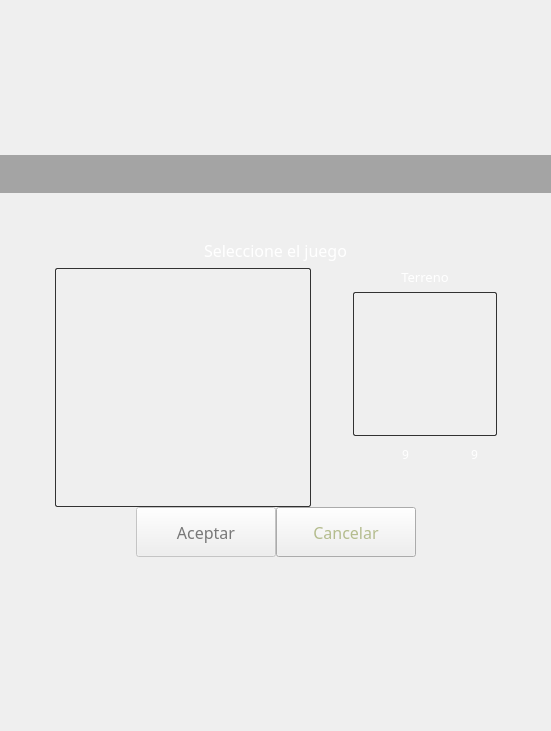
<?xml version="1.0" encoding="UTF-8"?>
<ui version="4.0">
 <class>FormJoinGame</class>
 <widget class="QWidget" name="FormJoinGame">
  <property name="geometry">
   <rect>
    <x>0</x>
    <y>0</y>
    <width>551</width>
    <height>731</height>
   </rect>
  </property>
  <property name="windowTitle">
   <string>Form</string>
  </property>
  <property name="styleSheet">
   <string notr="true">QTextEdit{	
	padding: 4px 2px 0px 8px;
	color: rgb(255, 255, 255);
}
QWidget:disabled{
	color: rgb(120, 120,120);
}
QPushButton:disabled{
	border-image: url(:/stylesheet/button_disabled.png);
}
/*PushButton*/
QPushButton{
	color: rgb(180, 188, 142);
	border-image: url(:/stylesheet/button.png);
}
QPushButton:hover, QPushButton:focus{	
	color: rgb(255, 255, 255);	
	border-image: url(:/stylesheet/button_hover.png);
}
QPushButton:pressed{
	padding-top: 2px;
	border-image: url(:/stylesheet/button_pressed.png);
}

QLabel{
	color: rgb(255, 255, 255);
}
#_l_terrain{
	border: 1px solid rgb(50, 50, 50);
	border-radius: 2px;
	background-color: rgba(255, 255, 255, 5);
}

QScrollBar:vertical {
    border: 1px solid grey;
	background-color: rgba(170, 170, 127, 100);
	border-radius:2px;
    width: 20px;
    margin: 22px 0 22px 0;
  }
  QScrollBar::handle:vertical {
	image: url(:/stylesheet/slider_handle.png);
	width: 15 px;
	height: 15 px;
  }

  QScrollBar::add-line:vertical {
	border: 1px solid rgb(170, 170, 127);
	color: rgba(170, 170, 127, 100);
	border-radius:2px;
	height: 20px;
	subcontrol-position: bottom;
	subcontrol-origin: margin;
  }

  QScrollBar::sub-line:vertical {
	border: 1px solid rgb(170, 170, 127);
	color: rgba(170, 170, 127, 100);
	border-radius:2px;
	height: 20px;
	subcontrol-position: top;
	subcontrol-origin: margin;
  }

  QScrollBar::up-arrow:vertical, QScrollBar::down-arrow:vertical {
	width: 15px;
	height: 15px;
	image: url(:/stylesheet/down_arrow.png);	
  }

  QScrollBar::up-arrow:vertical{
	image: url(:/stylesheet/up_arrow.png);	
  }

  QScrollBar::add-page:vertical, QScrollBar::sub-page:vertical {
      background: none;
  }
QListView{	
	color: rgb(255, 255, 255);	
	padding:8px;
	border: 1px solid rgb(50, 50, 50);
	border-radius: 2px;
	background-color: rgba(255, 255, 255, 5);
}
QListView::item:selected{	
	color: rgb(255, 255, 255);
	background-color:rgb(255, 255, 255);
}
QListView::item:selected, QListView::item:selected:hover{
	background-color: rgba(180, 190, 140, 40);
}
QListView::item:hover{
	background-color: rgba(180, 190, 140, 20);
}
#_w_title{	
	background-color: rgba(0, 0, 0, 80);
}</string>
  </property>
  <layout class="QVBoxLayout" name="verticalLayout">
   <property name="spacing">
    <number>0</number>
   </property>
   <property name="leftMargin">
    <number>0</number>
   </property>
   <property name="topMargin">
    <number>0</number>
   </property>
   <property name="rightMargin">
    <number>0</number>
   </property>
   <property name="bottomMargin">
    <number>0</number>
   </property>
   <item>
    <spacer name="verticalSpacer_4">
     <property name="orientation">
      <enum>Qt::Vertical</enum>
     </property>
     <property name="sizeHint" stdset="0">
      <size>
       <width>20</width>
       <height>40</height>
      </size>
     </property>
    </spacer>
   </item>
   <item>
    <widget class="QWidget" name="_w_title" native="true">
     <layout class="QHBoxLayout" name="horizontalLayout_15">
      <item>
       <spacer name="horizontalSpacer_19">
        <property name="orientation">
         <enum>Qt::Horizontal</enum>
        </property>
        <property name="sizeHint" stdset="0">
         <size>
          <width>40</width>
          <height>20</height>
         </size>
        </property>
       </spacer>
      </item>
      <item>
       <widget class="QLabel" name="label">
        <property name="text">
         <string/>
        </property>
        <property name="pixmap">
         <pixmap resource="../resources/resources.qrc">:/stylesheet/join_game.png</pixmap>
        </property>
       </widget>
      </item>
      <item>
       <spacer name="horizontalSpacer_20">
        <property name="orientation">
         <enum>Qt::Horizontal</enum>
        </property>
        <property name="sizeHint" stdset="0">
         <size>
          <width>40</width>
          <height>20</height>
         </size>
        </property>
       </spacer>
      </item>
     </layout>
    </widget>
   </item>
   <item>
    <spacer name="verticalSpacer_7">
     <property name="orientation">
      <enum>Qt::Vertical</enum>
     </property>
     <property name="sizeType">
      <enum>QSizePolicy::Minimum</enum>
     </property>
     <property name="sizeHint" stdset="0">
      <size>
       <width>20</width>
       <height>20</height>
      </size>
     </property>
    </spacer>
   </item>
   <item>
    <layout class="QHBoxLayout" name="horizontalLayout_4">
     <property name="spacing">
      <number>0</number>
     </property>
     <item>
      <spacer name="horizontalSpacer_5">
       <property name="orientation">
        <enum>Qt::Horizontal</enum>
       </property>
       <property name="sizeHint" stdset="0">
        <size>
         <width>40</width>
         <height>20</height>
        </size>
       </property>
      </spacer>
     </item>
     <item>
      <widget class="QLabel" name="label_5">
       <property name="text">
        <string/>
       </property>
       <property name="pixmap">
        <pixmap resource="../resources/resources.qrc">:/menu/menu_top.png</pixmap>
       </property>
      </widget>
     </item>
     <item>
      <spacer name="horizontalSpacer_6">
       <property name="orientation">
        <enum>Qt::Horizontal</enum>
       </property>
       <property name="sizeHint" stdset="0">
        <size>
         <width>40</width>
         <height>20</height>
        </size>
       </property>
      </spacer>
     </item>
    </layout>
   </item>
   <item>
    <widget class="QLabel" name="label_4">
     <property name="minimumSize">
      <size>
       <width>0</width>
       <height>35</height>
      </size>
     </property>
     <property name="font">
      <font>
       <family>Revue BT</family>
       <pointsize>12</pointsize>
      </font>
     </property>
     <property name="text">
      <string>Seleccione el juego</string>
     </property>
     <property name="alignment">
      <set>Qt::AlignCenter</set>
     </property>
    </widget>
   </item>
   <item>
    <layout class="QHBoxLayout" name="horizontalLayout_6">
     <property name="spacing">
      <number>6</number>
     </property>
     <item>
      <spacer name="horizontalSpacer_11">
       <property name="orientation">
        <enum>Qt::Horizontal</enum>
       </property>
       <property name="sizeHint" stdset="0">
        <size>
         <width>40</width>
         <height>20</height>
        </size>
       </property>
      </spacer>
     </item>
     <item>
      <widget class="QListView" name="_lv_games">
       <property name="minimumSize">
        <size>
         <width>150</width>
         <height>186</height>
        </size>
       </property>
       <property name="font">
        <font>
         <family>Revue BT</family>
         <pointsize>10</pointsize>
        </font>
       </property>
       <property name="verticalScrollBarPolicy">
        <enum>Qt::ScrollBarAsNeeded</enum>
       </property>
       <property name="horizontalScrollBarPolicy">
        <enum>Qt::ScrollBarAlwaysOff</enum>
       </property>
       <property name="editTriggers">
        <set>QAbstractItemView::NoEditTriggers</set>
       </property>
      </widget>
     </item>
     <item>
      <widget class="QLabel" name="label_2">
       <property name="minimumSize">
        <size>
         <width>30</width>
         <height>220</height>
        </size>
       </property>
       <property name="maximumSize">
        <size>
         <width>30</width>
         <height>220</height>
        </size>
       </property>
       <property name="text">
        <string/>
       </property>
       <property name="pixmap">
        <pixmap resource="../resources/resources.qrc">:/menu/menu_middle_vertical.png</pixmap>
       </property>
       <property name="scaledContents">
        <bool>true</bool>
       </property>
      </widget>
     </item>
     <item>
      <layout class="QVBoxLayout" name="verticalLayout_2">
       <item>
        <widget class="QLabel" name="_l_terrain_text">
         <property name="maximumSize">
          <size>
           <width>150</width>
           <height>16777215</height>
          </size>
         </property>
         <property name="font">
          <font>
           <family>Revue BT</family>
           <pointsize>10</pointsize>
          </font>
         </property>
         <property name="text">
          <string>Terreno</string>
         </property>
         <property name="alignment">
          <set>Qt::AlignCenter</set>
         </property>
        </widget>
       </item>
       <item>
        <widget class="QLabel" name="_l_terrain">
         <property name="minimumSize">
          <size>
           <width>144</width>
           <height>144</height>
          </size>
         </property>
         <property name="maximumSize">
          <size>
           <width>144</width>
           <height>144</height>
          </size>
         </property>
         <property name="font">
          <font>
           <family>Revue BT</family>
           <pointsize>10</pointsize>
           <weight>75</weight>
           <bold>true</bold>
          </font>
         </property>
         <property name="frameShape">
          <enum>QFrame::NoFrame</enum>
         </property>
         <property name="text">
          <string/>
         </property>
         <property name="scaledContents">
          <bool>true</bool>
         </property>
         <property name="alignment">
          <set>Qt::AlignCenter</set>
         </property>
        </widget>
       </item>
       <item>
        <layout class="QHBoxLayout" name="horizontalLayout_3">
         <item>
          <spacer name="horizontalSpacer_4">
           <property name="orientation">
            <enum>Qt::Horizontal</enum>
           </property>
           <property name="sizeType">
            <enum>QSizePolicy::Minimum</enum>
           </property>
           <property name="sizeHint" stdset="0">
            <size>
             <width>0</width>
             <height>0</height>
            </size>
           </property>
          </spacer>
         </item>
         <item>
          <widget class="QLabel" name="label_9">
           <property name="minimumSize">
            <size>
             <width>21</width>
             <height>25</height>
            </size>
           </property>
           <property name="maximumSize">
            <size>
             <width>21</width>
             <height>25</height>
            </size>
           </property>
           <property name="text">
            <string/>
           </property>
           <property name="pixmap">
            <pixmap resource="../resources/resources.qrc">:/slots/green_team.png</pixmap>
           </property>
           <property name="scaledContents">
            <bool>true</bool>
           </property>
          </widget>
         </item>
         <item>
          <widget class="QLabel" name="_l_counter_green">
           <property name="minimumSize">
            <size>
             <width>14</width>
             <height>0</height>
            </size>
           </property>
           <property name="maximumSize">
            <size>
             <width>14</width>
             <height>16777215</height>
            </size>
           </property>
           <property name="font">
            <font>
             <family>Revue BT</family>
            </font>
           </property>
           <property name="text">
            <string>9</string>
           </property>
          </widget>
         </item>
         <item>
          <widget class="QLabel" name="label_7">
           <property name="minimumSize">
            <size>
             <width>21</width>
             <height>25</height>
            </size>
           </property>
           <property name="maximumSize">
            <size>
             <width>21</width>
             <height>25</height>
            </size>
           </property>
           <property name="text">
            <string/>
           </property>
           <property name="pixmap">
            <pixmap resource="../resources/resources.qrc">:/slots/red_team.png</pixmap>
           </property>
           <property name="scaledContents">
            <bool>true</bool>
           </property>
          </widget>
         </item>
         <item>
          <widget class="QLabel" name="_l_counter_red">
           <property name="minimumSize">
            <size>
             <width>14</width>
             <height>0</height>
            </size>
           </property>
           <property name="maximumSize">
            <size>
             <width>14</width>
             <height>16777215</height>
            </size>
           </property>
           <property name="font">
            <font>
             <family>Revue BT</family>
            </font>
           </property>
           <property name="text">
            <string>9</string>
           </property>
          </widget>
         </item>
         <item>
          <spacer name="horizontalSpacer_3">
           <property name="orientation">
            <enum>Qt::Horizontal</enum>
           </property>
           <property name="sizeType">
            <enum>QSizePolicy::Minimum</enum>
           </property>
           <property name="sizeHint" stdset="0">
            <size>
             <width>0</width>
             <height>0</height>
            </size>
           </property>
          </spacer>
         </item>
        </layout>
       </item>
       <item>
        <spacer name="verticalSpacer_3">
         <property name="orientation">
          <enum>Qt::Vertical</enum>
         </property>
         <property name="sizeHint" stdset="0">
          <size>
           <width>20</width>
           <height>40</height>
          </size>
         </property>
        </spacer>
       </item>
      </layout>
     </item>
     <item>
      <spacer name="horizontalSpacer_12">
       <property name="orientation">
        <enum>Qt::Horizontal</enum>
       </property>
       <property name="sizeHint" stdset="0">
        <size>
         <width>40</width>
         <height>20</height>
        </size>
       </property>
      </spacer>
     </item>
    </layout>
   </item>
   <item>
    <layout class="QHBoxLayout" name="horizontalLayout_2">
     <item>
      <spacer name="horizontalSpacer">
       <property name="orientation">
        <enum>Qt::Horizontal</enum>
       </property>
       <property name="sizeHint" stdset="0">
        <size>
         <width>40</width>
         <height>20</height>
        </size>
       </property>
      </spacer>
     </item>
     <item>
      <widget class="QPushButton" name="_pb_accept">
       <property name="enabled">
        <bool>false</bool>
       </property>
       <property name="minimumSize">
        <size>
         <width>140</width>
         <height>50</height>
        </size>
       </property>
       <property name="font">
        <font>
         <family>Revue BT</family>
         <pointsize>12</pointsize>
         <weight>50</weight>
         <bold>false</bold>
        </font>
       </property>
       <property name="text">
        <string>Aceptar</string>
       </property>
       <property name="shortcut">
        <string>Return</string>
       </property>
      </widget>
     </item>
     <item>
      <widget class="QPushButton" name="_pb_cancel">
       <property name="minimumSize">
        <size>
         <width>140</width>
         <height>50</height>
        </size>
       </property>
       <property name="font">
        <font>
         <family>Revue BT</family>
         <pointsize>12</pointsize>
         <weight>50</weight>
         <bold>false</bold>
        </font>
       </property>
       <property name="text">
        <string>Cancelar</string>
       </property>
       <property name="shortcut">
        <string>Esc</string>
       </property>
      </widget>
     </item>
     <item>
      <spacer name="horizontalSpacer_2">
       <property name="orientation">
        <enum>Qt::Horizontal</enum>
       </property>
       <property name="sizeHint" stdset="0">
        <size>
         <width>40</width>
         <height>20</height>
        </size>
       </property>
      </spacer>
     </item>
    </layout>
   </item>
   <item>
    <layout class="QHBoxLayout" name="horizontalLayout_5">
     <item>
      <spacer name="horizontalSpacer_7">
       <property name="orientation">
        <enum>Qt::Horizontal</enum>
       </property>
       <property name="sizeHint" stdset="0">
        <size>
         <width>40</width>
         <height>20</height>
        </size>
       </property>
      </spacer>
     </item>
     <item>
      <widget class="QLabel" name="label_6">
       <property name="text">
        <string/>
       </property>
       <property name="pixmap">
        <pixmap resource="../resources/resources.qrc">:/menu/menu_bottom.png</pixmap>
       </property>
      </widget>
     </item>
     <item>
      <spacer name="horizontalSpacer_8">
       <property name="orientation">
        <enum>Qt::Horizontal</enum>
       </property>
       <property name="sizeHint" stdset="0">
        <size>
         <width>40</width>
         <height>20</height>
        </size>
       </property>
      </spacer>
     </item>
    </layout>
   </item>
   <item>
    <spacer name="verticalSpacer">
     <property name="orientation">
      <enum>Qt::Vertical</enum>
     </property>
     <property name="sizeHint" stdset="0">
      <size>
       <width>20</width>
       <height>46</height>
      </size>
     </property>
    </spacer>
   </item>
  </layout>
 </widget>
 <resources>
  <include location="../resources/resources.qrc"/>
 </resources>
 <connections/>
</ui>
